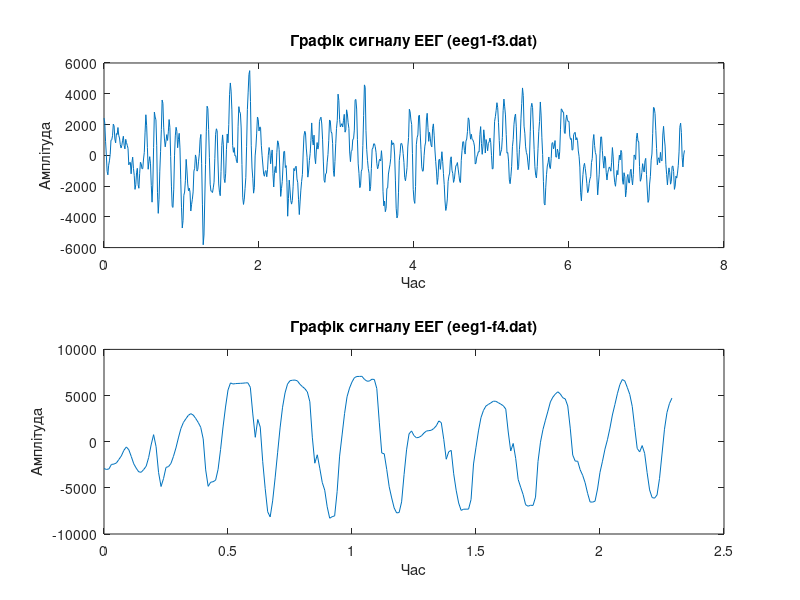
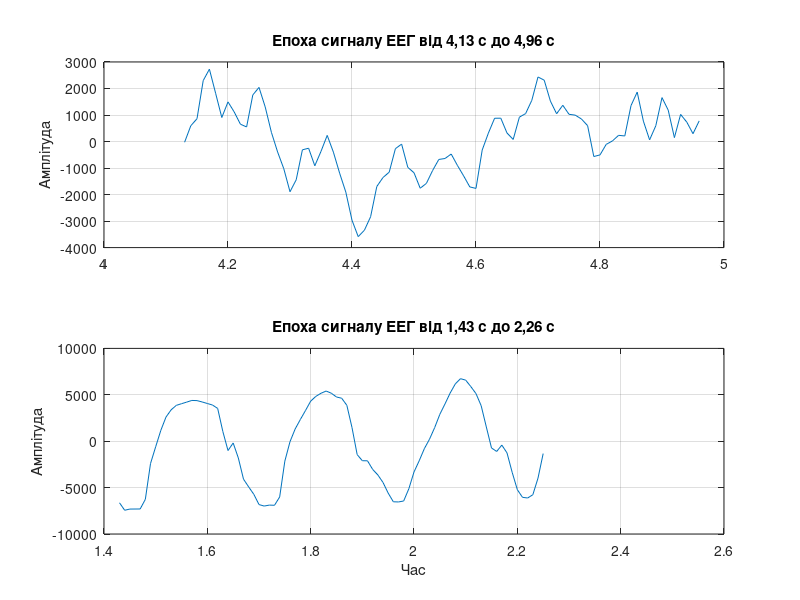
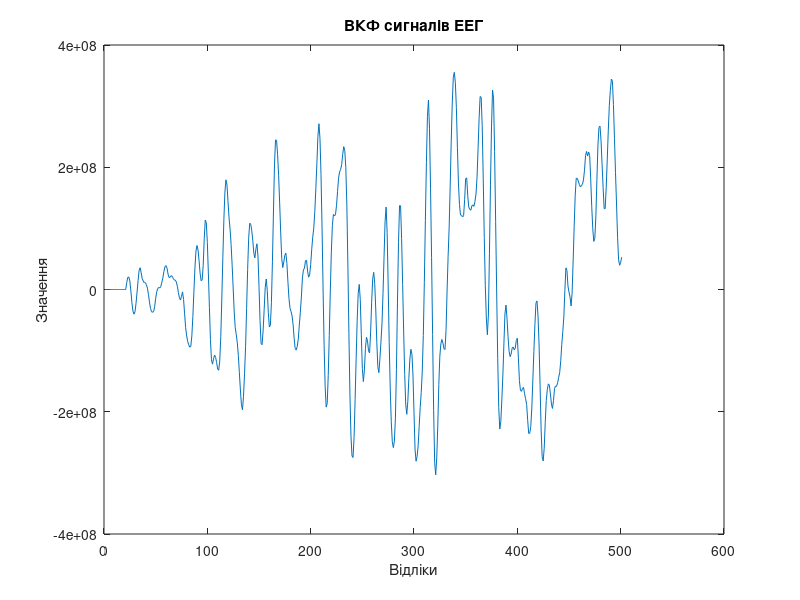
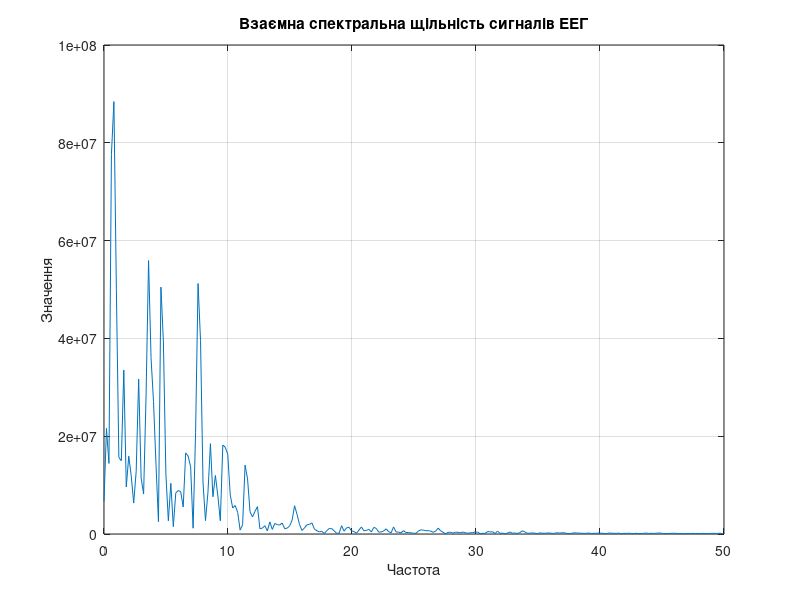

Here is the MATLAB script that generated these plots, in order:
%=== Завдання #3.6 ===
% Завантаження сигналу ЕЕГ файл (eeg1-f3.dat)
fs = 100;
eeg_1 = load('eeg1-f3.dat');
eeg1 = detrend(eeg_1);
t_1 = (0:length(eeg1)-1)/fs;
figure(22)
subplot(2, 1, 1); plot(t_1, eeg1);
title('Графік сигналу ЕЕГ (eeg1-f3.dat)');
xlabel('Час'); ylabel('Амплітуда');

% Завантаження сигналу ЕЕГ файл (eeg1-f4.dat)
eeg_2 = load('eeg1-f4.dat');
eeg2 = detrend(eeg_2);
t_2 = (0:length(eeg2)-1)/fs;
subplot(2, 1, 2); plot(t_2, eeg2);
title('Графік сигналу ЕЕГ (eeg1-f4.dat)');
xlabel('Час'); ylabel('Амплітуда');

% Виділення епохи сигналів ЕЕГ від t1 = 4,13 с до t2 = 4,96 с 
% та t3 = 1,43 с до t4 = 2,26 с
t1 = 4.13;
t2 = 4.96;
t3 = 1.43;
t4 = 2.26;
n1 = fix(t1*fs)+1;
n2 = fix(t2*fs)+1;
n3 = fix(t3*fs)+1;
n4 = fix(t4*fs)+1;
figure(23)
subplot(2,1,1); plot(t_1(n1:n2), eeg1(n1:n2)), grid on;
title('Епоха сигналу ЕЕГ від 4,13 с до 4,96 с'); ylabel('Амплітуда');
subplot(2,1,2); plot(t_2(n3:n4), eeg2(n3:n4)), grid on;
title('Епоха сигналу ЕЕГ від 1,43 с до 2,26 с');
xlabel('Час'); ylabel('Амплітуда');

% Обчислення ВКФ сигналів ЕЕГ
maxlag = 250;
vkf = xcorr(eeg1, eeg2, maxlag);
figure(24)
plot(vkf);
title('ВКФ сигналів ЕЕГ');
xlabel('Відліки'); ylabel('Значення');

% Обчислення взаємної спектральної щільності сигналів ЕЕГ
Sx = abs(fft(vkf)/length(vkf));
Sy = Sx(1:length(vkf)/2+1);
Sy(2:end-1) = 2*Sy(2:end-1);
f = fs*(0:(length(vkf)/2))/length(vkf);
figure(25)
plot(f,Sy), grid on;
title('Взаємна спектральна щільність сигналів ЕЕГ');
xlabel('Частота'); ylabel('Значення');
